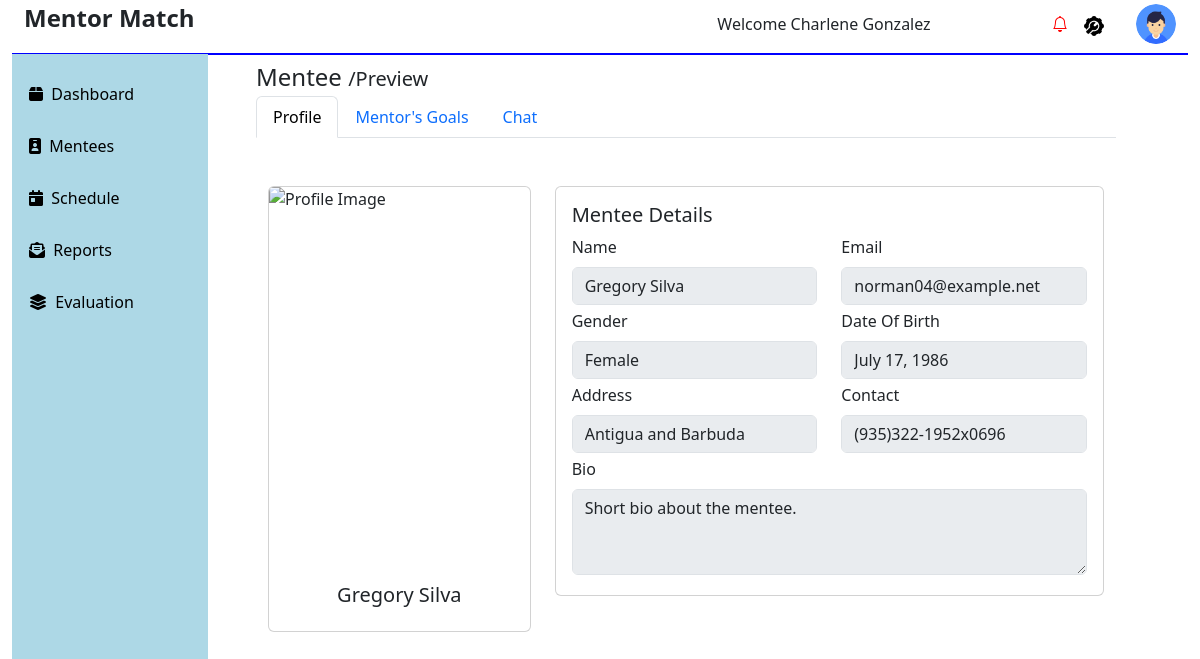
Page /preview_mentee/68/ (signed in) on the committed database.
### admin_mentor_app/models.py (models this page shows, shortened)
class User(AbstractBaseUser, PermissionsMixin):
    first_name = models.CharField(max_length=100)
    last_name = models.CharField(max_length=100)
    email = models.EmailField(unique=True)
    gender = models.CharField(max_length=10)
    nationality = models.CharField(max_length=50)
    bio = models.CharField(max_length=250, null=True)
    dob = models.DateField()
    address = models.CharField(max_length=255)  # Added max_length
    telephone = models.CharField(max_length=15)
    role_choices = [
        ("1", "Admin"),
        ("2", "Mentor"),
        ("3", "Mentee"),
    ]
    role = models.CharField(max_length=1, choices=role_choices)
    profile_picture = models.ImageField(
        upload_to="profile_pictures/", blank=True, null=True
    )
    id = models.AutoField(primary_key=True)
    objects = CustomUserManager()
    USERNAME_FIELD = "email"
    REQUIRED_FIELDS = ["first_name", "last_name"]

### admin_mentor_app/views.py (the view, shortened to what this page needs)
# urls.py: path( "preview_mentee/<int:mentee_id>/", views.preview_mentee, name="preview_mentee"),
@login_required
@transaction.atomic
def preview_mentee(request, mentee_id):
    logged_in_user = request.user.id
    mentee = get_object_or_404(User, id=mentee_id)
    messages = Message.objects.filter(
        (Q(sender_id=logged_in_user) & Q(receiver_id=mentee_id)) |
        (Q(sender_id=mentee_id) & Q(receiver_id=logged_in_user))
    ).order_by('sent_at')  # Order messages by sent time
    menteechallenges = MenteeChallenge.objects.filter(
        mentee_id=mentee_id,
        mentor_id=logged_in_user
    )
    mentor_progress_groups = Progress.objects.filter(
        mentee_id=mentee_id,
        mentor_id=logged_in_user
    )
    progresses = []
    return render(request, 'admin_mentor_app/mentee/preview_mentee.html', {
        'mentee': mentee,
        'messages': messages,
        'menteechallenges': menteechallenges,
        'progresses': progresses
    })

### admin_mentor_app/context_processors.py (called while the page is built)
def global_data(request):
    users = User.objects.all()
    mentorship_matches = MentorshipMatch.objects.all()
    messages = Message.objects.all()
    notifications = Notification.objects.all()
    schedules = Schedule.objects.all()
    progress = Progress.objects.all()
    goals = Goals.objects.all()
    evaluations = Evaluation.objects.all()
    unread_notifications = Notification.objects.count()
    notifications = Notification.objects.all()
    return {
        'global_users': users,
        'global_mentorship_matches': mentorship_matches,
        'global_messages': messages,
        'global_notifications': notifications,
        'global_schedules': schedules,
        'global_progress': progress,
        'global_goals': goals,
        'global_evaluations': evaluations,
        'unread_notifications' : unread_notifications,
        'notifications':notifications
    }

### admin_mentor_app/templates/admin_mentor_app/mentee/preview_mentee.html (shortened to what this page needs)
{% extends 'admin_mentor_app/fixed/base.html' %} {% block content %} {% load static %}
<div class="container mt-1">
  <div class="container row mt-1">
    <h2 class="mb-1">Mentee <span style="font-size: 20px">/Preview</span></h2>
    <div class="col">
      <ul class="nav nav-tabs" id="myTab" role="tablist">
        <li class="nav-item" role="presentation">
          <a
            class="nav-link active"
            id="profile-tab"
            data-bs-toggle="tab"
            href="#profile"
            role="tab"
            aria-controls="profile"
            aria-selected="true"
            >Profile</a
          >
        </li>
        <li class="nav-item" role="presentation">
          <a
            class="nav-link"
            id="goals-tab"
            data-bs-toggle="tab"
            href="#goals"
            role="tab"
            aria-controls="goals"
            aria-selected="false"
            >Mentor's Goals</a
          >
        </li>
        <li class="nav-item" role="presentation">
          <a
            class="nav-link"
            id="chat-tab"
            data-bs-toggle="tab"
            href="#chat"
            role="tab"
            aria-controls="chat"
            aria-selected="false"
            >Chat</a
          >
        </li>
      </ul>
      <div class="tab-content" id="myTabContent">
        <div
          class="tab-pane fade show active"
          id="profile"
          role="tabpanel"
          aria-labelledby="profile-tab"
        >
          <div class="container mt-5">
            <div class="row">
              <div class="col-md-4">
                <div class="card">
                  <img
                    src="{% static 'admin_mentor_app/images/man-4123268_640.jpg' %}"
                    class="card-img-top"
                    height="380px"
                    alt="Profile Image"
                  />
                  <div class="card-body text-center">
                    <h5 class="card-title">
                      {{ mentee.first_name }} {{ mentee.last_name }}
                    </h5>
                  </div>
                </div>
              </div>
              <div class="col-md-8">
                <div class="card">
                  <div class="card-body">
                    <h5 class="card-title">Mentee Details</h5>
                    <form>
                      <div class="row">
                        <div class="col-6 mb-1">
                          <label for="name" class="form-label">Name</label>
                          <input
                            type="text"
                            class="form-control"
                            id="name"
                            readonly
                            value="{{ mentee.first_name }} {{ mentee.last_name }}"
                          />
                        </div>
                        <div class="col-6 mb-1">
                          <label for="email" class="form-label">Email</label>
                          <input
                            type="email"
                            class="form-control"
                            id="email"
                            readonly
                            value="{{ mentee.email }}"
                          />
                        </div>
                      </div>
                      <div class="row">
                        <div class="col-6 mb-1">
                          <label for="gender" class="form-label">Gender</label>
                          <input
                            type="text"
                            class="form-control"
                            id="gender"
                            readonly
                            value="{{ mentee.gender }}"
                          />
                        </div>
                        <div class="col-6 mb-1">
                          <label for="birthdate" class="form-label"
                            >Date Of Birth</label
                          >
                          <input
                            type="text"
                            class="form-control"
                            id="birthdate"
                            readonly
                            value="{{ mentee.dob }}"
                          />
                        </div>
                      </div>
                      <div class="row">
                        <div class="col-6 mb-1">
                          <label for="address" class="form-label"
                            >Address</label
                          >
                          <input
                            type="text"
                            class="form-control"
                            id="address"
                            readonly
                            value="{{ mentee.nationality }}"
                          />
                        </div>
                        <div class="col-6 mb-1">
                          <label for="contact" class="form-label"
                            >Contact</label
                          >
                          <input
                            type="tel"
                            class="form-control"
                            id="contact"
                            readonly
                            value="{{ mentee.telephone }}"
                          />
                        </div>
                      </div>
                      <div class="mb-1">
                        <label for="bio" class="form-label">Bio</label>
                        <textarea
                          class="form-control"
                          id="bio"
                          rows="3"
                          readonly
                        >
Short bio about the mentee.</textarea
                        >
                      </div>
                    </form>
                  </div>
                </div>
              </div>
            </div>
          </div>
        </div>
      </div>
    </div>
  </div>
</div>
{% endblock content %}

### admin_mentor_app/templates/admin_mentor_app/fixed/base.html (shortened to what this page needs)
{% load static %}
<!DOCTYPE html>
<html lang="en">
  <head>
    <link href="https://stackpath.bootstrapcdn.com/bootstrap/5.1.3/css/bootstrap.min.css" rel="stylesheet">
    <link
      rel="stylesheet"
      href="https://cdnjs.cloudflare.com/ajax/libs/font-awesome/6.1.2/css/all.min.css"
    />
    <link
      href="https://cdn.jsdelivr.net/npm/bootstrap@5.3.3/dist/css/bootstrap.min.css"
      rel="stylesheet"
    />
    <link
      href="https://cdnjs.cloudflare.com/ajax/libs/bootstrap-select/1.13.1/css/bootstrap-select.min.css"
      rel="stylesheet"
    />
    <link
      href="https://cdnjs.cloudflare.com/ajax/libs/bootstrap-icons/1.10.0/font/bootstrap-icons.min.css"
      rel="stylesheet"
    />
    <link
      rel="stylesheet"
      href="{% static 'admin_mentor_app/css/evaluation.css' %}"
    />
  </head>
  <body>
    <div class="container-fluid">
      <div class="container-fluid">
        <div class="row mt-1">
          <div class="col-md-6">
            <h2><strong>Mentor Match</strong></h2>
          </div>
          <div class="col-md-6">
            <div class="row g-3 justify-content-end align-items-center">
              <div class="col-auto ms-auto">
                <div class="text-end">
                  <div class="img-case dropdown">
                    <span class="m-2">Welcome {{ user.first_name }} {{ user.last_name }}</span>
                  </div>
                </div>
              </div>
              <div class="col-auto ms-auto">
                <div class="text-end">
                  <div class="img-case">
                    <i
                      class="bi bi-bell"
                      style="{% if unread_notifications > 0 %} color:red;{% endif %}"
                      id="dropdownMenuButton"
                      data-bs-toggle="dropdown"
                      aria-expanded="false"
                    ></i>
                  </div>
                </div>
              </div>
              <div class="col-auto">
                <div class="text-end">
                  <div class="img-case">
                    <img
                      src="{% static 'admin_mentor_app/images/status.png' %}"
                      alt=""
                      class="img-fluid rounded-circle"
                      style="max-width: 20px"
                    />
                  </div>
                </div>
              </div>
              <div class="col-auto">
                <div class="text-end">
                  <div class="img-case dropdown">
                    <img
                      src="{% static 'admin_mentor_app/images/user.png' %}"
                      alt=""
                      class="img-fluid rounded-circle"
                      style="max-width: 40px"
                      id="userDropdown"
                      data-bs-toggle="dropdown"
                      aria-expanded="false"
                    />
                  </div>
                </div>
              </div>
            </div>
          </div>
        </div>
        <div class="row">
          <div
            class="col-2"
            style="
              border-top: 1px solid blue;
              height: 90vh;
              background-color: #add8e6;
            "
          >
            <div class="">
              <div class="menu-list">
                <p class="menu-list-items">
                  <a class="listitem" href="{% url 'dashboard' %}"
                    ><i class="menu-list-items fas fa-box"></i>&nbsp;
                    <span>Dashboard</span></a
                  >
                </p>
                <p class="menu-list-items">
                  <a class="listitem" href="{% url 'mentees' %}"
                    ><i class="menu-list-items fas fa-id-badge"></i>&nbsp;
                    <span>Mentees</span></a
                  >
                </p>
                <p class="menu-list-items">
                  <a class="listitem" href="{% url 'schedule' %}"
                    ><i class="menu-list-items fas fa-calendar-day"></i>&nbsp;
                    <span>Schedule</span></a
                  >
                </p>
                <p class="menu-list-items">
                  <a class="listitem" href="{% url 'reports' %}"
                    ><i class="menu-list-items fas fa-envelope-open-text"></i
                    >&nbsp; <span>Reports</span></a
                  >
                </p>
                <p class="menu-list-items">
                  <a class="listitem" href=" Evaluation.html"
                    ><i class="menu-list-items fas fa-layer-group"></i>&nbsp;
                    <span>Evaluation</span></a
                  >
                </p>
              </div>
            </div>
          </div>
          <div class="col-10"  style="border-top: 2px solid blue;">
            <div class="container mt-2">
              {% block content %} {% endblock %}
            </div>
          </div>
        </div>
      </div>
    </div>
  </body>
</html>

### static/admin_mentor_app/css/evaluation.css (style rules this page uses)
h2 { font-size: 24px; margin-bottom: 20px; }

### admin_mentor_app/templates/admin_mentor_app/fixed/base.html (style rules this page uses)
.menu-list { list-style: none; margin-left: 5px; }
a { text-decoration: none; }
.menu-list-items { margin-top: 1rem; text-decoration: none; }
.listitem { padding: 1rem 0; color: black; }

### rows in the picture
User: first_name "Charlene", last_name "Gonzalez"
User: first_name "Gregory", last_name "Silva", first_name "Gregory Silva", email "norman04@example.net", gender "Female", dob "July 17, 1986", nationality "Antigua and Barbuda", telephone "(935)322-1952x0696"
